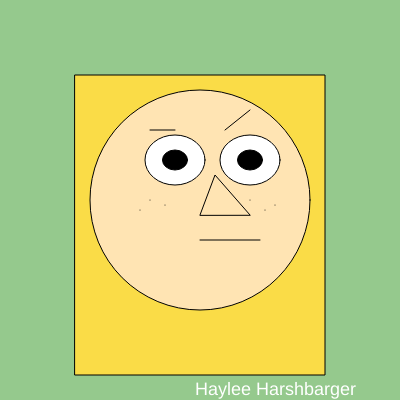
Frame 1 (no input)
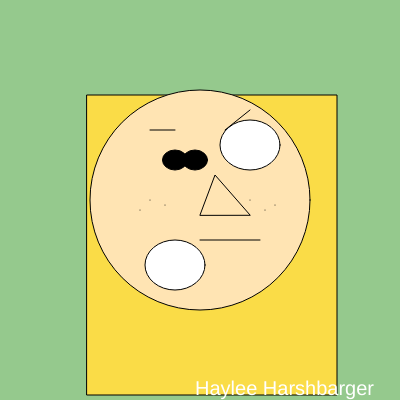
Frame 60 (no input)
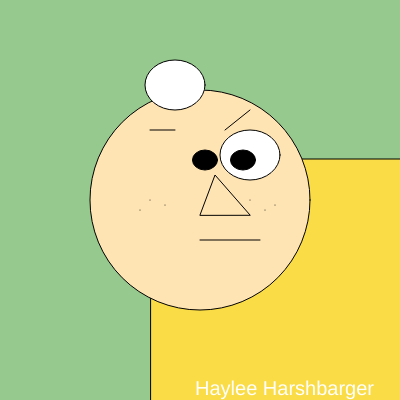
Frame 120 (the mouse pressed at the canvas centre since frame 60)

The p5.js sketch that drew these frames (run headless with seeded random() and noise() and a simulated clock; from frame 60 on, the mouse is pressed at the canvas centre):

// p5.js sketch
// ── sketch.js
var bleyeX = 175;
var bleyeY = 160;
var bleyeDirection = 4;

var breyeX = 250;
var breyeY = 160;
var breyeDirection = 3;

var wleyeY = 160;
var wleyeDirection = 3;

var wreyeY = 160;
var wreyeDirection = 5;

var hairX = 75;
var hairY = 75;
var hairDirection = 4;

var size = 18;
var count = 0;
var sizeDirection = 2;


function setup() {
  createCanvas(400,400);
}

function draw() {
  background(149, 201, 141);


 //hair
 fill(250, 220, 71)
 rect(hairX,hairY,250,300);
hairY += hairDirection;
 if(hairY <= 0 || hairY >= 200 )
 {
     hairDirection *= -1;
 }
 hairX += hairDirection;
 if(hairX <= 0 || hairX >= 200 )
 {
     hairDirection *= -1;
 }
  //head
  fill(255, 228, 179)
  circle(200,200,220);

  //eyes
  //white parts
  fill(255, 255, 255)
  ellipse(250,wreyeY,60,50);
  wreyeY += wreyeDirection;
  if(wreyeY <= 0 || wreyeY >= 300 )
  {
      wreyeDirection *= -1;
  }
  ellipse(175,wleyeY,60,50);
  wleyeY += wleyeDirection;
  if(wleyeY <= 0 || wleyeY >= 300 )
  {
      wleyeDirection *= -1;
  }

  //black
  fill(0, 0, 0)
  ellipse(breyeX,breyeY,25,20);
  breyeX+=breyeDirection;
  if(breyeX >= 300 || breyeX <= 100)
  {
    breyeDirection *= -1;
  } 
  ellipse(bleyeX,bleyeY,25,20);
  bleyeX+=bleyeDirection;
  if(bleyeX >= 300 || bleyeX <= 100)
  {
    bleyeDirection *= -1;
  } 


  //nose
  fill(255, 228, 179)
  triangle(200, 215, 215, 175, 250, 215);

  //mouth
  line(200, 240, 260, 240);

  //eyebrows
  line(150, 130, 175, 130);
  line(225, 130, 250, 110);

  //freckles
  point(150, 200);
  point(140, 210);
  point(165, 205);
  point(250, 200);
  point(265, 210);
  point(275, 205);


  fill(255, 255, 255)
  textSize(size);
  size+= sizeDirection;
  count++;
  if(count > 5)
  {
      sizeDirection *=-1;
      count = 0;
  }
    text('Haylee Harshbarger', 195, 395);
}
